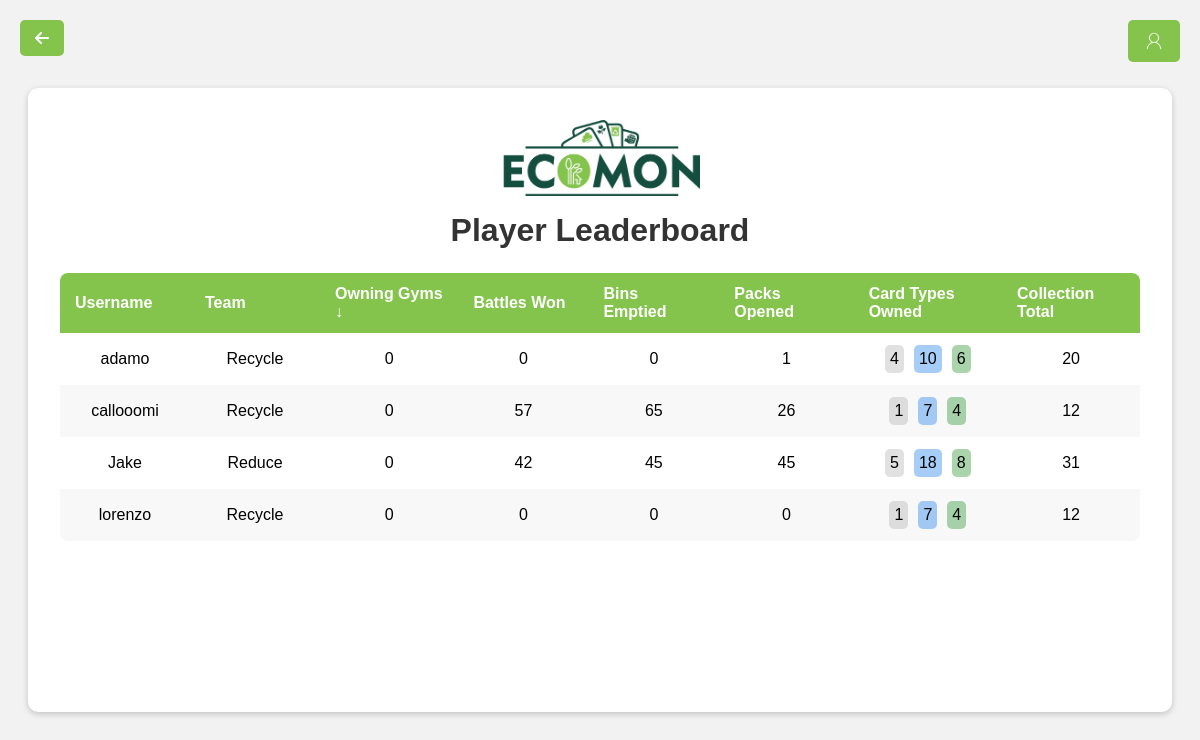
Page /player_leaderboard (signed in) on the committed database.
### backend/models.py (models this page shows)
class Team(models.Model):
    name = models.CharField(max_length=100,primary_key=True)
    color = models.CharField(max_length=100)
    icon = models.ImageField()
    icon = models.ImageField(upload_to='static/images/teams/')
    user_selectable = models.BooleanField(default=True) # If the user can join this team or not

### accounts/models.py (models this page shows, shortened)
class Profile(models.Model):
    user = models.OneToOneField(User, on_delete=models.CASCADE)
    team_name = models.ForeignKey(Team, on_delete=models.CASCADE)
    deck_card_1 = models.ForeignKey(Card, on_delete=models.CASCADE,
                                    related_name='profile_deck_card1',
                                    null=True)
    deck_card_2 = models.ForeignKey(Card, on_delete=models.CASCADE,
                                    related_name='profile_deck_card2',
                                    null=True)
    deck_card_3 = models.ForeignKey(Card, on_delete=models.CASCADE,
                                    related_name='profile_deck_card3',
                                    null=True)
    wrapper_count = models.IntegerField()
    pack_count = models.IntegerField()
    last_pack_allocation = models.DateField(default=now)
    battles_won = models.IntegerField(default=0)
    bins_emptied = models.IntegerField(default=0)
    packs_opened = models.IntegerField(default=0)

### backend/views.py (the view)
# urls.py: path('player_leaderboard', views.player_leaderboard),
@login_required
def player_leaderboard(request):
    profiles = Profile.objects.select_related('user', 'team_name') \
                              .exclude(team_name__name="Fossil Fuels")
    players_data = []
    for profile in profiles:
        user = profile.user
        username = user.username
        team = profile.team_name.name  # e.g. "Recycle", "Reuse", etc.
        owning_gyms = Gym.objects.filter(owning_player=user).count()
        player_cards = PlayerCards.objects.filter(player=user)
        plastic_cards_owned = player_cards.filter(card__card_type=3).count()
        recycle_cards_owned = player_cards.filter(card__card_type=1).count()
        plant_cards_owned = player_cards.filter(card__card_type=2).count()
        collection_total = plastic_cards_owned + recycle_cards_owned + plant_cards_owned
        battles_won = profile.battles_won
        bins_emptied = profile.bins_emptied
        packs_opened = profile.packs_opened
        players_data.append({
            'username': username,
            'team_name': team,
            'owning_gyms': owning_gyms,
            'plastic_cards_owned': plastic_cards_owned,
            'recycle_cards_owned': recycle_cards_owned,
            'plant_cards_owned': plant_cards_owned,
            'collection_total': collection_total,
            'battles_won': battles_won,
            'bins_emptied': bins_emptied,
            'packs_opened': packs_opened,
        })
    players_data.sort(key=lambda p: p['owning_gyms'], reverse=True)
    players_data = players_data[:10]
    context = {
        'players': players_data,
    }
    return render(request, 'backend/leaderboard/player_leaderboard.html', context)

### templates/backend/leaderboard/player_leaderboard.html (shortened to what this page needs)
<!DOCTYPE html>
<html>
<head>
    {% load static %}
    <link rel="stylesheet" href="https://cdnjs.cloudflare.com/ajax/libs/font-awesome/6.0.0/css/all.min.css">
    <link rel="stylesheet" href="{% static 'css/backend/leaderboard/player_leaderboard.css' %}">
</head>
<body>
    <a href="/home" class="button back-button">
        <i class="fas fa-arrow-left"></i>
    </a>
    <a href="/team_leaderboard" class="button leaderboard-button" >
        <img src="{% static 'images/backend/leaderboard/playerIcon.png' %}" alt="Player Leaderboard" class="button-image">
    </a>
    <div class="leaderboard-wrapper">
        <div class="leaderboard-container">
            <img class="title-logo" alt="ecomon logo"
                src="{% static 'images/backend/scanner/Ecomon1-removebg.png' %}">
            <h1>Player Leaderboard</h1>
            <div class="table-wrapper">
                <table class="leaderboard-table styled-table">
                    <thead>
                        <tr>
                            <th>Username</th>
                            <th>Team</th>
                            <th>Owning Gyms ↓</th>
                            <th>Battles Won</th>
                            <th>Bins Emptied</th>
                            <th>Packs Opened</th>
                            <th>Card Types Owned</th>
                            <th>Collection Total</th>
                        </tr>
                    </thead>
                    <tbody>
                        {% for player in players %}
                        <tr>
                            <td>{{ player.username }}</td>
                            <td>{{ player.team_name }}</td>
                            <td>{{ player.owning_gyms }}</td>
                            <td>{{ player.battles_won }}</td>
                            <td>{{ player.bins_emptied }}</td>
                            <td>{{ player.packs_opened }}</td>
                            <td class="cards-td"><span class="plastic-span">{{ player.plastic_cards_owned }}</span><span class="recycle-span">{{ player.recycle_cards_owned }}</span><span class="plant-span">{{ player.plant_cards_owned }}</span></td>
                            <td>{{ player.collection_total }}</td>
                        </tr>
                        {% endfor %}
                    </tbody>
                </table>
            </div>
        </div>
    </div>
</body>
</html>

### static/css/backend/leaderboard/player_leaderboard.css (style rules this page uses)
body { margin: 0; padding: 0; background-color: #f2f2f2; font-family: Arial, sans-serif; }
.leaderboard-wrapper { display: flex; justify-content: center; align-items: center; min-height: 100vh; }
.leaderboard-container { background-color: #fff; border-radius: 10px; box-shadow: 0 2px 6px rgba(0,0,0,0.2); padding: 2rem; max-width: 1200px; width: 90%; min-height: 70vh; text-align: center; }
.title-logo { display: block; margin: 0 auto 1rem auto; width: 200px; }
h1 { margin-top: 0; margin-bottom: 1.5rem; font-size: 2rem; color: #333; }
.table-wrapper { overflow-x: auto; }
.styled-table { width: 100%; border-collapse: separate; border-spacing: 0; border-radius: 8px; overflow: hidden; margin-bottom: 1rem; }
.styled-table thead tr { background-color: #84C44C; color: #ffffff; text-align: left; font-weight: bold; }
.styled-table th, .styled-table td { padding: 12px 15px; min-width: 100px; }
.styled-table tbody tr:nth-of-type(even) { background-color: #f8f8f8; }
.styled-table tbody tr:last-of-type { border-bottom: 2px solid #84C44C; }
.button { background-color: #84C44C; color: white; font-weight: bold; padding: 10px 15px; border: none; border-radius: 5px; text-align: center; text-decoration: none; display: flex; align-items: center; justify-content: center; transition: background-color 0.3s ease; cursor: pointer; }
.back-button { position: fixed; top: 20px; left: 20px; z-index: 1000; }
.leaderboard-button { position: fixed; width: 22px; height: 22px; top: 20px; right: 20px; z-index: 1000; }
.button-image { height: 100%; width: 100%; object-fit: cover; filter: invert(); }
.cards-td { display: flex; justify-content: center; align-items: center; gap: 10px; }
.cards-td span { padding: 5px; border-radius: 5px; }
.plastic-span { background-color: #9a9a9a4c; }
.recycle-span { background-color: #0b78ed5e; }
.plant-span { background-color: #27932b64; }

### rows in the picture
Team: team_name "Recycle" "Recycle"
Profile: username "callooomi", team_name "Recycle", owning_gyms "0", battles_won "57", bins_emptied "65", packs_opened "26", plastic_cards_owned "1", recycle_cards_owned "7", plant_cards_owned "4", collection_total "12"
Profile: username "Jake", team_name "Reduce", owning_gyms "0", battles_won "42", bins_emptied "45", packs_opened "45", plastic_cards_owned "5", recycle_cards_owned "18", plant_cards_owned "8", collection_total "31"

### other values in the picture
{{ player.username }} "adamo" "lorenzo"
{{ player.owning_gyms }} "0" "0"
{{ player.battles_won }} "0" "0"
{{ player.bins_emptied }} "0" "0"
{{ player.packs_opened }} "1" "0"
{{ player.plastic_cards_owned }} "4" "1"
{{ player.recycle_cards_owned }} "10" "7"
{{ player.plant_cards_owned }} "6" "4"
{{ player.collection_total }} "20" "12"
